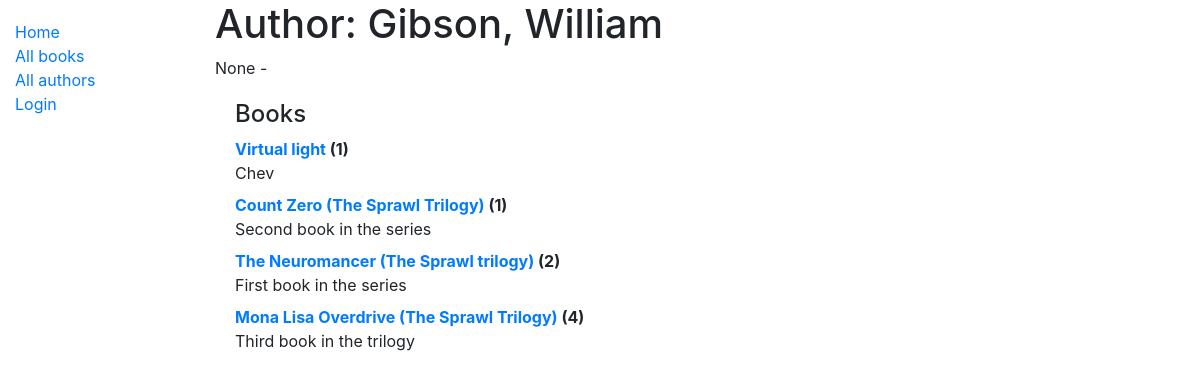
Page /catalog/authors/1 on the committed database.
### catalog/models.py (models this page shows, shortened)
class Author(models.Model):
    first_name = models.CharField(max_length=100)
    last_name = models.CharField(max_length=100)
    date_of_birth = models.DateField(null=True, blank=True)
    date_of_death = models.DateField('died', null=True, blank=True)
    class Meta:
        ordering = ['last_name', 'first_name']
    def __str__(self):
        return '{0}, {1}'.format(self.last_name, self.first_name)

class Book(models.Model):
    title = models.CharField(max_length=200)
    author = models.ForeignKey('Author', on_delete=models.SET_NULL, null=True)
    summary = models.TextField(max_length=1000, help_text="Enter a brief description of the book")
    isbn = models.CharField('ISBN', max_length=13,
                            help_text='13 Character <a href="https://www.isbn-international.org/content/what-isbn'
                                      '">ISBN number</a>')
    genre = models.ManyToManyField(Genre, help_text="Select a genre for this book")
    language = models.ForeignKey('Language', on_delete=models.SET_NULL, null=True)
    def display_genre(self):
        """Creates a string for the Genre. This is required to display genre in Admin."""
        return ', '.join([genre.name for genre in self.genre.all()[:3]])
    display_genre.short_description = 'Genre'
    def __str__(self):
        return self.title

### catalog/views.py (the view)
# urls.py: path('authors/<int:pk>', views.AuthorDetailView.as_view(), name='author-detail'),
class AuthorDetailView(generic.DetailView):
    model = Author

### templates/catalog/author_detail.html
{% extends "base_generic.html" %}
{% block content %}
<h1>Author: {{ author }} </h1>
<p>{{author.date_of_birth}} - {% if author.date_of_death %}{{author.date_of_death}}{% endif %}</p>
<div style="margin-left:20px;margin-top:20px">
<h4>Books</h4>
<dl>
{% for book in author.book_set.all %}
  <dt><a href="{% url 'book-detail' book.pk %}">{{book}}</a> ({{book.bookinstance_set.all.count}})</dt>
  <dd>{{book.summary}}</dd>
{% endfor %}
</dl>
</div>
{% endblock %}

### rows in the picture
Author: last_name+first_name "Gibson, William", date_of_birth "None"
Book: title "Virtual light", bookinstance_set.all.count "1", summary "Chev"
Book: title "Count Zero (The Sprawl Trilogy)", bookinstance_set.all.count "1", summary "Second book in the series"
Book: title "The Neuromancer (The Sprawl trilogy)", bookinstance_set.all.count "2", summary "First book in the series"
Book: title "Mona Lisa Overdrive (The Sprawl Trilogy)", bookinstance_set.all.count "4", summary "Third book in the trilogy"
